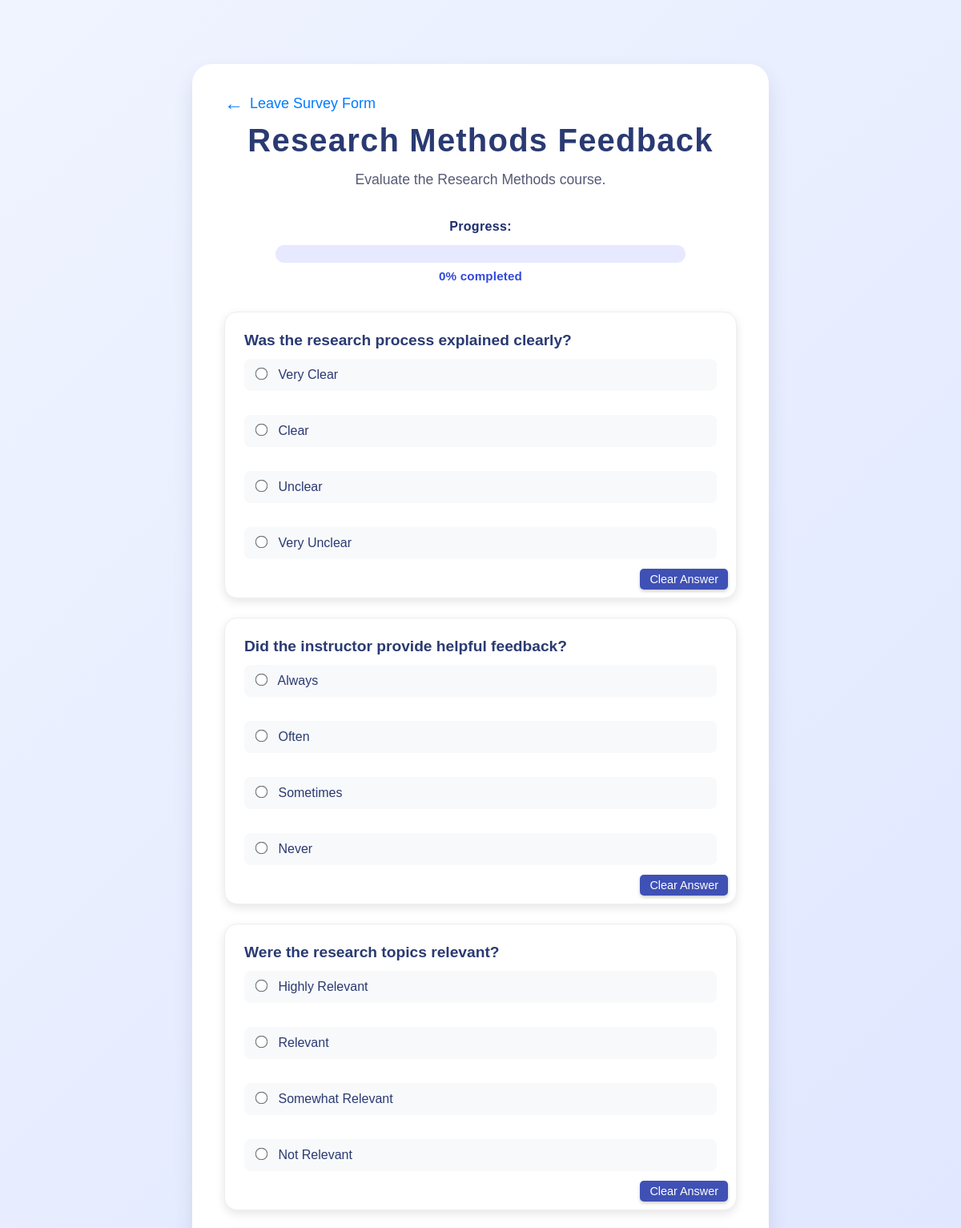
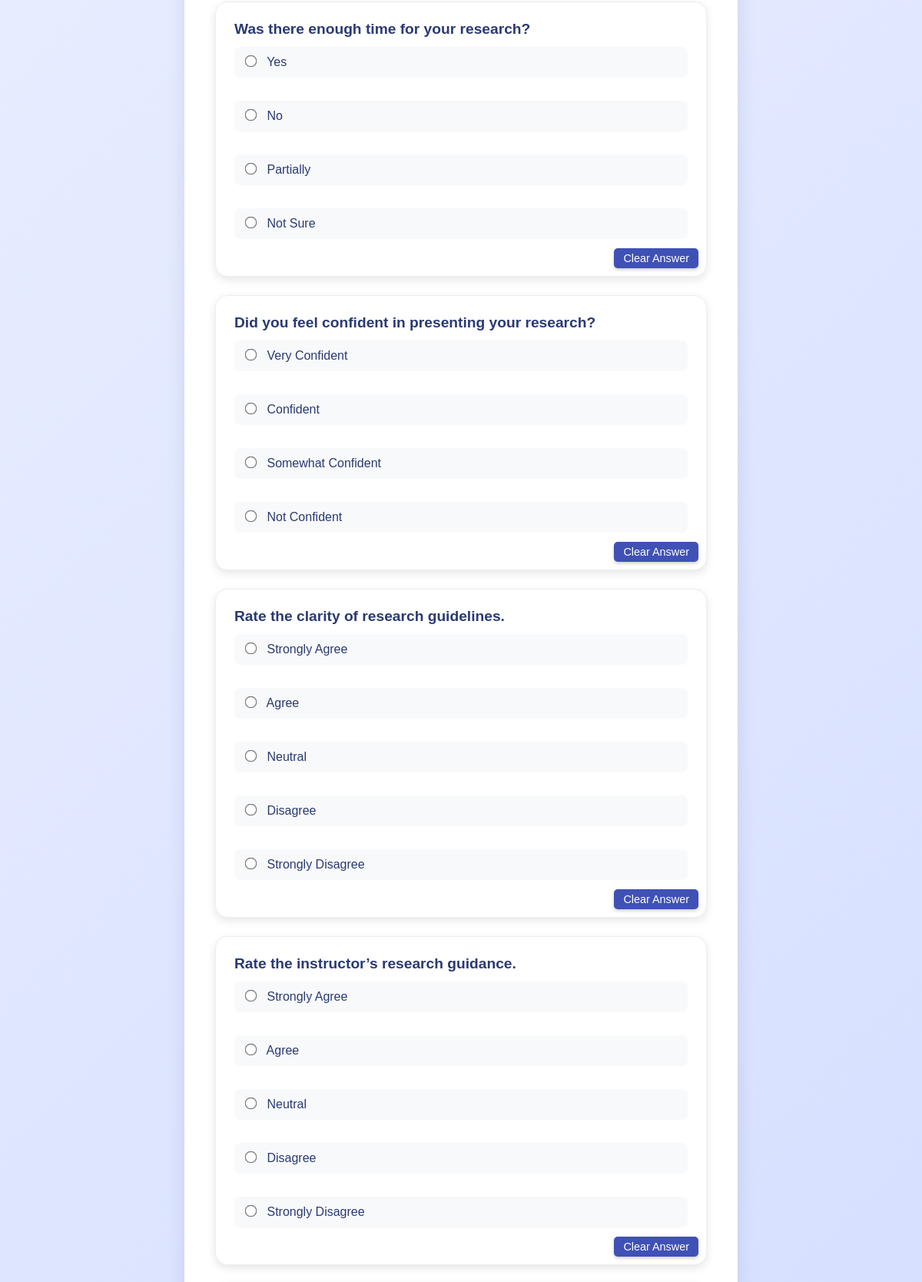
The page /PROJECT/STUDENT/DynamicSurveyForm/form.php?survey_id=3 (upper part) on the database its author committed (2 pictures, top to bottom).
### tables this page shows
CREATE TABLE `survey` (
  `survey_id` int(11) NOT NULL,
  `survey_title` varchar(100) NOT NULL,
  `description` varchar(100) NOT NULL,
  `date_created` date NOT NULL,
  `date_modified` date DEFAULT NULL,
  `due_date` date NOT NULL,
  `faculty_id` int(11) DEFAULT NULL
);

CREATE TABLE `question` (
  `question_id` int(11) NOT NULL,
  `question_text` varchar(1000) NOT NULL,
  `question_type` varchar(2) NOT NULL,
  `survey_id` int(11) NOT NULL,
  `REQUIRED` varchar(3) NOT NULL DEFAULT 'no'
);

CREATE TABLE `choice` (
  `choice_id` int(11) NOT NULL,
  `choice_text` varchar(1000) NOT NULL,
  `question_id` int(11) NOT NULL
);

### PROJECT/STUDENT/DynamicSurveyForm/form.php (the view, shortened to what this page needs)
<?php
include_once "../../project_conn.php";
$survey_id = isset($_GET['survey_id']) ? (int)$_GET['survey_id'] : 0;
$student_id = isset($_GET['student_id']) ? $conn->real_escape_string($_GET['student_id']) : '';
$sectionCode = isset($_GET['sectionCode']) ? $conn->real_escape_string($_GET['sectionCode']) : '';
$survey_query = "SELECT * FROM survey WHERE survey_id = $survey_id";
$survey_result = $conn->query($survey_query);
$survey = $survey_result->fetch_assoc();
$question_query = "SELECT * FROM question WHERE survey_id = $survey_id";
$question_result = $conn->query($question_query);
?>
<!DOCTYPE html>
<html lang="en">
<head>
    <link rel="stylesheet" href="form.css">
</head>
<body>
    <div class="survey-container">
        <a href="../AssignedSurveyList/studentHomePage.php?student_id=<?php echo urlencode($student_id); ?>&sectionCode=<?php echo urlencode($sectionCode); ?>" class="leave-survey-link">Leave Survey Form</a>
        <h2><?php echo htmlspecialchars($survey['survey_title']); ?></h2>
        <p class="description"><?php echo htmlspecialchars($survey['description']); ?></p>
        <div id="progress-container">
            <label for="progress">Progress:</label>
            <div>
            </div>
            <p id="progress-text">0% completed</p>
        </div>
        <form id="surveyForm" action="submit.php" method="POST">
            <?php while ($question = $question_result->fetch_assoc()) {
                $qid = (int)$question['question_id'];
                $required_attr = ($question['REQUIRED'] === 'yes') ? 'required' : '';
                $asterisk = ($question['REQUIRED'] === 'yes') ? ' <span style="color:red">*</span>' : '';
            ?>
                <div class="question">
                    <p><?php echo htmlspecialchars($question['question_text']) . $asterisk; ?></p>
                    <?php if ($question['question_type'] === 'SA') { ?>
                        <input id="saInput_<?php echo $qid; ?>"
                               type="text"
                               name="answer[<?php echo $qid; ?>]"
                               maxlength="1000"
                               <?php echo $required_attr; ?> >
                        <p><span id="charCount_<?php echo $qid; ?>">0</span>/1000 characters</p>
                    <?php } elseif ($question['question_type'] === 'LS' || $question['question_type'] === 'MC') {
                        $choice_sql = "SELECT choice_id, choice_text FROM choice WHERE question_id = $qid";
                        $choice_result = $conn->query($choice_sql);
                        while ($option = $choice_result->fetch_assoc()) { ?>
                            <label>
                                <input type="radio"
                                    name="answer[<?php echo $qid; ?>]"
                                    value="<?php echo (int)$option['choice_id']; ?>"
                                    class="radio-q<?php echo $qid; ?>"
                                    <?php echo $required_attr; ?>>
                                <?php echo htmlspecialchars($option['choice_text']); ?>
                            </label><br>
                        <?php } ?>
                        <button type="button" class="clear-btn" data-question-id="<?php echo $qid; ?>">Clear Answer</button>
                    <?php } ?>
                </div>
            <?php } ?>
        </form>
    </div>
</body>
</html>

### PROJECT/STUDENT/DynamicSurveyForm/form.css (style rules this page uses)
* { margin: 0; padding: 0; box-sizing: border-box; font-family: 'Space Grotesk', sans-serif; }
body { background: linear-gradient(135deg, #f0f4ff, #c8d4ff); min-height: 100vh; display: flex; justify-content: center; align-items: center; padding: 80px 20px; color: #2a3a72; }
.survey-container { background-color: #ffffff; border-radius: 24px; box-shadow: 0 12px 24px rgba(43, 54, 104, 0.12); padding: 35px 40px 48px 40px; width: 100%; max-width: 720px; transition: box-shadow 0.3s ease, transform 0.3s ease; }
h2 { color: #2a3a72; text-align: center; font-weight: 700; font-size: 2.5rem; margin-bottom: 12px; letter-spacing: 0.03em; }
p.description { color: #555a75; text-align: center; font-size: 1.1rem; line-height: 1.6; margin-bottom: 36px; }
.question { background: #fff; padding: 24px; margin-bottom: 24px; border-radius: 16px; box-shadow: 0 4px 12px rgba(0, 0, 0, 0.1); transition: transform 0.2s ease, box-shadow 0.2s ease, border-color 0.2s ease; border: 1px solid #eee; position: relative; }
.question p { font-size: 1.2rem; font-weight: 600; margin-bottom: 12px; color: #2a3a72; }
.question label { display: block; padding: 10px 14px; margin: 6px 0; background: #f8f9fa; border-radius: 8px; cursor: pointer; transition: background 0.2s ease, transform 0.2s ease; border: 1px solid transparent; }
.question input[type="radio"] { margin-right: 10px; transform: scale(1.2); accent-color: #566dff; }
#progress-container { margin-bottom: 36px; text-align: center; }
#progress-container label { font-weight: 700; color: #1e2e6e; font-size: 1rem; letter-spacing: 0.02em; }
#progress-container > div { background-color: #e6e9ff; border-radius: 20px; overflow: hidden; width: 80%; margin: 14px auto 0; height: 22px; }
#progress-text { margin-top: 8px; font-weight: 600; color: #3249db; font-size: 0.95rem; letter-spacing: 0.01em; }
.clear-btn { position: absolute; bottom: 10px; right: 10px; background: #3f51b5; color: white; border: none; padding: 5px 12px; border-radius: 5px; font-size: 0.9em; cursor: pointer; box-shadow: 0 2px 4px rgba(0, 0, 0, 0.2); transition: background 0.3s, transform 0.2s, box-shadow 0.3s; }
.leave-survey-link { margin-bottom: 10px; display: inline-flex; align-items: center; color: #007bff; font-size: 18px; text-decoration: none; transition: color 0.3s, transform 0.3s ease-in-out; }
.leave-survey-link:before { content: '←'; margin-right: 8px; font-size: 24px; transition: transform 0.3s ease-in-out; }

### rows shown on the page
survey: survey_title "Research Methods Feedback", description "Evaluate the Research Methods course."
question: question_text "Was the research process explained clearly?"
choice: choice_text "Very Clear"
choice: choice_text "Clear"
choice: choice_text "Unclear"
choice: choice_text "Very Unclear"
question: question_text "Did the instructor provide helpful feedback?"
choice: choice_text "Always"
choice: choice_text "Often"
choice: choice_text "Sometimes"
choice: choice_text "Never"
question: question_text "Were the research topics relevant?"
choice: choice_text "Highly Relevant"
choice: choice_text "Relevant"
choice: choice_text "Somewhat Relevant"
choice: choice_text "Not Relevant"
question: question_text "Was there enough time for your research?"
choice: choice_text "Yes"
choice: choice_text "No"
choice: choice_text "Partially"
choice: choice_text "Not Sure"
question: question_text "Did you feel confident in presenting your research?"
choice: choice_text "Very Confident"
choice: choice_text "Confident"
choice: choice_text "Somewhat Confident"
choice: choice_text "Not Confident"
question: question_text "Rate the clarity of research guidelines."
choice: choice_text "Strongly Agree"
choice: choice_text "Agree"
choice: choice_text "Neutral"
choice: choice_text "Disagree"
choice: choice_text "Strongly Disagree"
question: question_text "Rate the instructor’s research guidance."
choice: choice_text "Strongly Agree"
choice: choice_text "Agree"
choice: choice_text "Neutral"
choice: choice_text "Disagree"
choice: choice_text "Strongly Disagree"
